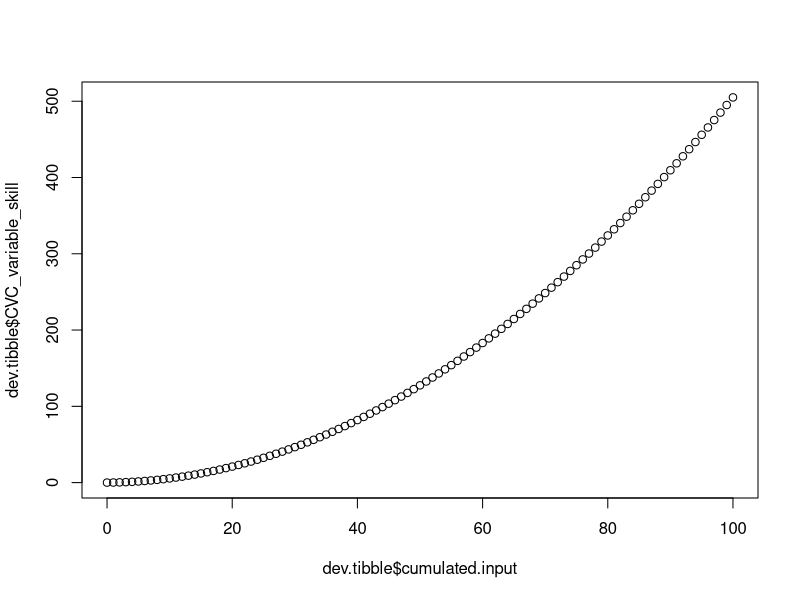
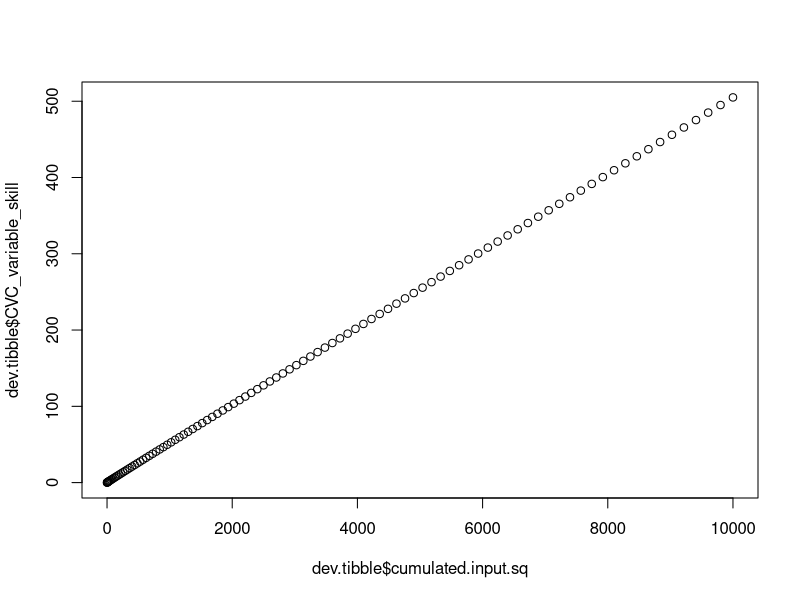

These figures' R source, in order:
# Base code by Middy Casillas
# defigured by Alex Cristia

library(tidyverse)

##### BASE LEVEL
input.per.unit <- 1 #this is a constant for all epochs
# this is how much input a child gets per unit of time - it is constant, assuming parents do not increase their talking

cumulated.input <-0
# this is how much input a child got over all preceding epochs

CVC_constant_skill <- 0 
CVC_variable_skill <- 0 
# this is CVC, starting at zero

input.parsing.skill <- 0.1 
#this is how input affects CVC

input.parsing.skill.increase <- 0.1 #this is a constant for all epochs
#this is how input affects parsing

n.epochs <- 100

##### BASE LEVEL

dev.tibble <- tibble(
  age = 0:n.epochs,
  cumulated.input=cumulated.input,
  CVC_constant_skill = CVC_constant_skill,
  CVC_variable_skill = CVC_variable_skill,
  input.parsing.skill = input.parsing.skill
)

# interactional growth of input and knowledge via parsing
for (i in 2:nrow(dev.tibble)) {
  # option 1: constant skill
  # the child increases CVC since the last epoch,
  dev.tibble$CVC_constant_skill[i] <- dev.tibble$CVC_constant_skill[i-1] +
    # by processing their input at the rate they can process it, which is that of the first epoch
    (input.per.unit * dev.tibble$input.parsing.skill[1]) 
  
  # option 2: input-sensitive skill
  # the child's parsing skill is cumulatively affected by the input
  dev.tibble$input.parsing.skill[i] <- dev.tibble$input.parsing.skill[i-1] +
    (input.per.unit * input.parsing.skill.increase)

  dev.tibble$CVC_variable_skill[i] <- dev.tibble$CVC_variable_skill[i-1] +
    # by processing their input at the rate they can process it, which is that of the first epoch
    (input.per.unit * dev.tibble$input.parsing.skill[i-1]) 
  
  #AC commenting this out - assuming caregiver changes input as a function of knowledge, which we don't need
  # the caregiver then increases input relative to the child's linguistic knowledge,
#  dev.tibble$input.per.unit[i] <- dev.tibble$input.per.unit[i-1] +
    # which is their new knowledge level times a stable fraction fpr converting
    # knowledge to input rate
#    (dev.tibble$knowledge[i] * input.increase.for.new.knowledge)
  
  #finally, cumulate input
  dev.tibble$cumulated.input[i] <- dev.tibble$cumulated.input[i-1] + input.per.unit
}

dev.tibble.long <- dev.tibble %>%
  gather("measure", "estimate", -age) %>%
  mutate(estimate.logged = log(estimate))

growth.plot <- ggplot(aes(x = age, y = estimate,
                          color = measure),
                      data = dev.tibble.long) +
  geom_point(size = 4)

growth.plot.log <- ggplot(aes(x = age, y = estimate.logged,
  color = measure),
  data = dev.tibble.long) +
  geom_point(size = 4)


plot(dev.tibble$CVC_variable_skill~dev.tibble$cumulated.input)

dev.tibble$cumulated.input.sq <- dev.tibble$cumulated.input^2

plot(dev.tibble$CVC_variable_skill~dev.tibble$cumulated.input.sq)


